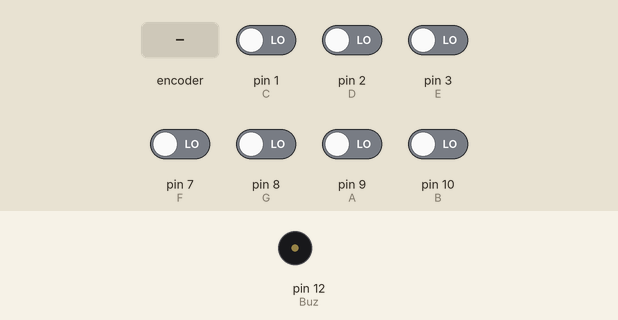
This sketch was run on a simulated Arduino Uno, built with avr-gcc and run on an emulated ATmega328P. Parts: buzzer (waves = sounding). The inputs (shaded band) are chosen by the test bench; at power-on: pin 1 (C), pin 2 (D), pin 3 (E), pin 7 (F), pin 8 (G), pin 9 (A), pin 10 (B) LOW.

Above: at 1.2 s.
1.3 s: rotary encoder on pin 9 (A) / pin 10 (B) turned 1 step (first pin leading)
At 1.9 s:
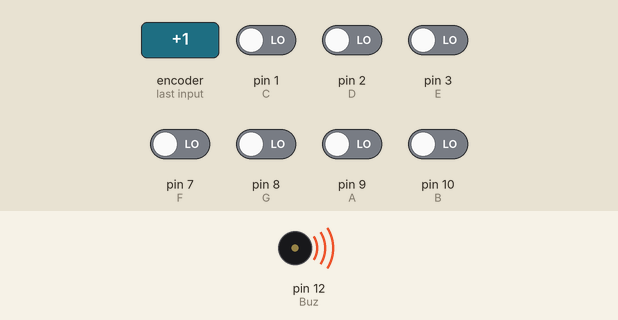
Timing chart, 0 to 4.3 s (numbered marks = the images above; inputs shaded):
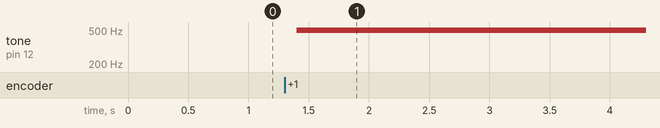

The sketch:

3_piano.ino
```cpp
int Do=262,Re=294,Mi=330,Fa=349,So=392,La=440,Si=494;
int Buz=12;
int C=1; int D=2; int E=3; int F=7; int G=8; int A=9; int B=10;
int dt=100;
void setup() {
  pinMode(B,INPUT);
  pinMode(A,INPUT);
  pinMode(G,INPUT);
  pinMode(F,INPUT);
  pinMode(E,INPUT);
  pinMode(D,INPUT);
  pinMode(C,INPUT);
  pinMode(Buz,OUTPUT);
}

void loop() {
  if (digitalRead(C)==HIGH){ tone(Buz,Do,dt);}
  if (digitalRead(D)==HIGH){ tone(Buz,Re,dt);}
  if (digitalRead(E)==HIGH){ tone(Buz,Mi,dt);}
  if (digitalRead(F)==HIGH){ tone(Buz,Fa,dt);}
  if (digitalRead(G)==HIGH){ tone(Buz,So,dt);}
  if (digitalRead(A)==HIGH){ tone(Buz,La,dt);}
  if (digitalRead(B)==HIGH){ tone(Buz,Si,dt);}
  delay(dt);
}
```

Measured:
- after the input at 1.3 s, tone on pin 12 (Buz): silent → 494 Hz after 0.10 s
